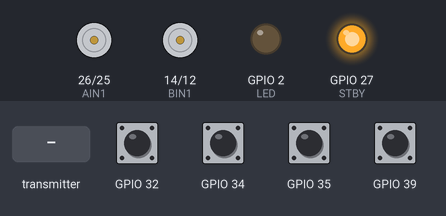
A sketch run on a simulated ESP32. On the bench: motor-driver pin pairs drawn as motors (green arrow = first pin HIGH = forward, orange = second pin HIGH = backward, longer = more drive, scaled by the enable pin, stopped while the standby pin is LOW), output pins drawn as LEDs (lit = HIGH). Dashed ring = blinking. The inputs (shaded band) are chosen by the test bench; at power-on: GPIO 32, GPIO 34, GPIO 35, GPIO 39 HIGH.

Above: at 1.2 s.
1.3 s: the transmitter starts sending right = 25
At 1.55 s:
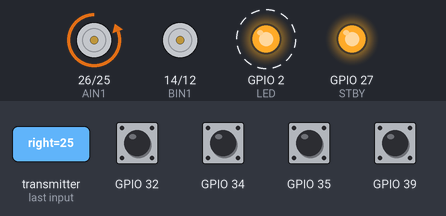
4.3 s: the transmitter starts sending left = 25
At 4.55 s:
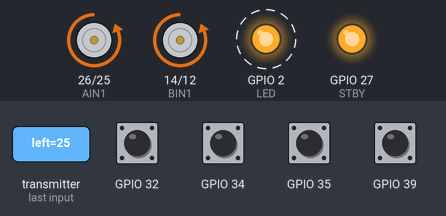
7.3 s: the transmitter starts sending left = 0
At 7.55 s:
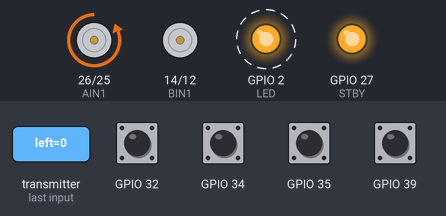
10.3 s: the transmitter starts sending right = 0
At 11.5 s:
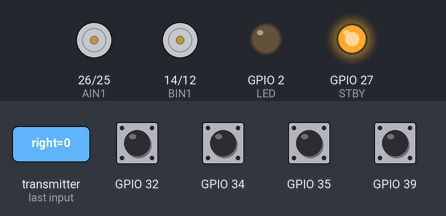
11.8 s: the transmitter starts sending left = 50
At 12.8 s:
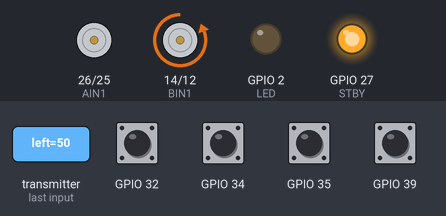
13.3 s: the transmitter starts sending right = 50
At 13.55 s:
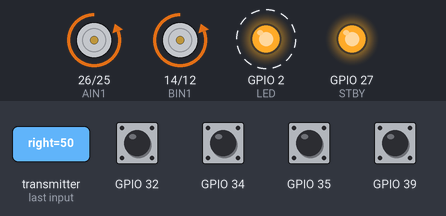
Timing chart, 0 to 17.3 s (numbered marks = the images above; inputs shaded):
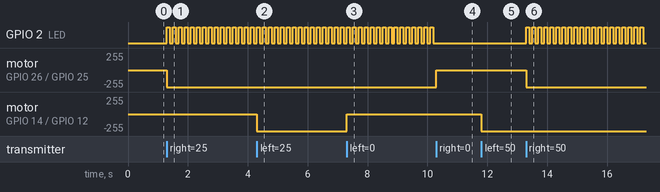

The sketch:

ControlRX.ino
```cpp
#include "Arduino.h"
#include <esp_now.h>
#include <WiFi.h>
#include "PololuMagneticEncoder.h"

// Configura pinos
#define LED 2 // LED ESP32

PololuMagneticEncoder encoders;

// Definindo macAddress do ESP
#define MAC {0xD4 , 0x8A , 0xFC , 0xC5 , 0xC9 , 0x14}

float kiEsq = 529.5046, kpEsq = 26.4752;
float kiDir = 510.9769, kpDir = 25.3988;
float erroE = 0, erroD = 0;
float pE = 0, pD = 0;
float iE = 0, iD = 0;
int uE = 0, uD = 0;
float vRefD = 0, vRefE = 0;
float velE, velD;


#define PWMA 33
#define AIN1 26
#define AIN2 25
#define STBY 27
#define BIN1 14
#define BIN2 12
#define PWMB 13

// macAddress do ESP32 TX escolhido
uint8_t MAC_TX[] = MAC;

int dt = 100; // Tempo de amostragem
long tempo = 0;
bool aux = false; // Variável auxiliar

int esquerdo = 0, direito = 0; // Variáveis para armazenar leitura do encoder

bool auxD = false, auxE = false;

typedef struct receive_message {
    float left;
    float right;
} receive_message;

// Create a struct_message called BME280Readings to hold sensor readings
receive_message referenceSpeed;

typedef struct send_message {
    int esquerdo;
    int direito;
} send_message;

// Create a struct_message called BME280Readings to hold sensor readings
send_message encoderRead;

bool available = false;

// Função callback
void OnDataRecv(const uint8_t *mac , const uint8_t *incomingData , int len)
{
  memcpy(&referenceSpeed, incomingData, sizeof(referenceSpeed));
  available = true;
  aux = true;
}

void setup()
{
  // Configura pinos como saída
  pinMode(LED,OUTPUT);

  pinMode(PWMA, OUTPUT);
  pinMode(AIN1, OUTPUT);
  pinMode(AIN2, OUTPUT);
  pinMode(STBY, OUTPUT);
  pinMode(BIN1, OUTPUT);
  pinMode(BIN2, OUTPUT);
  pinMode(PWMB, OUTPUT);

  digitalWrite(STBY, HIGH);

  encoders.setupEncoders(35,32,34,39);

  // Configurando dispositivo como WiFi Station
  WiFi.mode(WIFI_STA);

  // Iniciando ESP-NOW
  if(esp_now_init() != ESP_OK )
  {
    return ;
  }

  esp_now_peer_info_t peerInfo;

  // register peer
  peerInfo.channel = 0;
  peerInfo.encrypt = false;
  // register first peer
  memset(&peerInfo, 0, sizeof(peerInfo));
  memcpy(peerInfo.peer_addr, MAC_TX, 6);
  if (esp_now_add_peer(&peerInfo) != ESP_OK)
  {
    return;
  }

  // Configurando função de CallBack
  esp_now_register_recv_cb(OnDataRecv);
}

void loop()
{
  if (available)
  {
    available = false;

    vRefE = referenceSpeed.left;
    vRefD = referenceSpeed.right;
    //Configure o sentido de rotação dos motores aqui
    //--------------------------------------------------
    // Verifica o sentido de rotação do motor direito
    if (vRefD > 0)
    {
      digitalWrite(AIN1, LOW);
      digitalWrite(AIN2, HIGH);
      auxD=true;
      kiDir=510.9769;
      kpDir=25.3988;
    }
    else if (vRefD == 0)
    {
      uD = 0;
      iD = 0;
      auxD=false;
    }
    else
    {
      digitalWrite(AIN1, HIGH);
      digitalWrite(AIN2, LOW);
      vRefD=abs(vRefD);
      auxD=true;
      kiDir=514.7678;
      kpDir=25.7384;
    }

    //--------------------------------------------------
    // Verifica o sentido de rotação do motor esquerdo
    if (vRefE > 0)
    {
      digitalWrite(BIN1, LOW);
      digitalWrite(BIN2, HIGH);
      auxE=true;
      kiEsq=529.5046;
      kpEsq=26.4752;

    }
    else if(vRefE == 0)
    {
      uE = 0;
      iE = 0;
      auxE=false;
    }
    else
    {
      digitalWrite(BIN1, HIGH);
      digitalWrite(BIN2, LOW);
      vRefE=abs(vRefE);
      auxE=true;
      kiEsq=505.146;
      kpEsq=25.2573;
    }
    //--------------------------------------------------

    encoderRead.esquerdo = esquerdo;
    encoderRead.direito = direito;

    esp_now_send(MAC_TX, (uint8_t *) &encoderRead, sizeof(encoderRead));
  }

  // Leitura do encoder a cada dt milissegundos
  if (millis() - tempo >= dt)
  {
    tempo = millis();

    if(aux)
    {
      // Faça a leitura dos encoders aqui
      esquerdo = abs(encoders.getCountsAndResetEncoderLeft());
      direito =  abs(encoders.getCountsAndResetEncoderRight());

      // if(vRefD == 0.2 && vRefE == 0.2)
      // {
      //   digitalWrite(LED, !digitalRead(LED));
      // }

      // Calculo de velocidade
      velE = 0.0015*esquerdo;
      velD = 0.0015*direito;

      // Calculo do Erro
      erroE = vRefE - velE;
      erroD = vRefD - velD;

      if(auxD)
      {
        // Implemente o controle da roda direita aqui
        iD = iD + erroD * kiDir * 0.1;
        pD = erroD * kpDir;
        uD = pD + iD;
        uD= (int)uD;

        if (uD > 255)
        {
          uD = 255;
        }
        else if(uD < 0){
          uD=0;
        }
        digitalWrite(LED, !digitalRead(LED));

      }

      if(auxE)
      {
        // Implemente o controle da roda esquerda aqui
        iE = iE + erroE * kiEsq * 0.1;
        pE = erroE * kpEsq;
        uE = pE + iE;
        uE= (int)uE;


        if (uE > 255)
        {
          uE = 255;
        }
        else if(uE < 0){
          uE=0;
        }


      }

      // Atualize as velocidades dos motores aqui
      analogWrite(PWMA, uD);
      analogWrite(PWMB, uE);


    }
  }

}
```

Measured:
- after the input at 1.3 s, GPIO 2 (LED): alternates HIGH for 0.10 s and LOW for 0.10 s, starting at once; motor on GPIO 26 (AIN1) / GPIO 25 (AIN2): stopped → backward 255/255 at once
- after the input at 4.3 s, motor on GPIO 14 (BIN1) / GPIO 12 (BIN2): stopped → backward 255/255 at once
- after the input at 7.3 s, motor on GPIO 14 (BIN1) / GPIO 12 (BIN2): backward 255/255 → stopped at once
- after the input at 10.3 s, GPIO 2 (LED): stops changing and stays LOW; motor on GPIO 26 (AIN1) / GPIO 25 (AIN2): backward 255/255 → stopped at once
- after the input at 11.8 s, motor on GPIO 14 (BIN1) / GPIO 12 (BIN2): stopped → backward 255/255 at once
- after the input at 13.3 s, GPIO 2 (LED): alternates HIGH for 0.10 s and LOW for 0.10 s, starting at once; motor on GPIO 26 (AIN1) / GPIO 25 (AIN2): stopped → backward 255/255 at once
